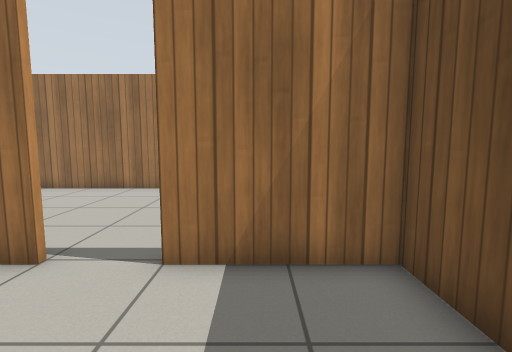
View 1 (above)

16 first-person views from a walk through a world built for the Gazebo simulator. The camera is 0.94 m above the floor, tilts 6° down and sees 85° across. The floor is counted in squares, 0.5 m on a side. Each view is taken from the middle of a square. On the plan, view 1 faces up. The plan holds only what a view shows up to about 16 squares ahead; the rest is blank. Simple patterns stand in for the simulator's built-in surfaces.

View 2
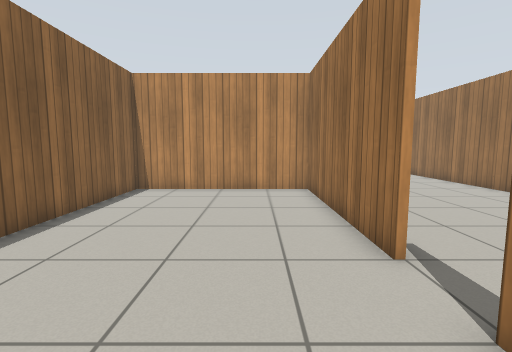

View 3
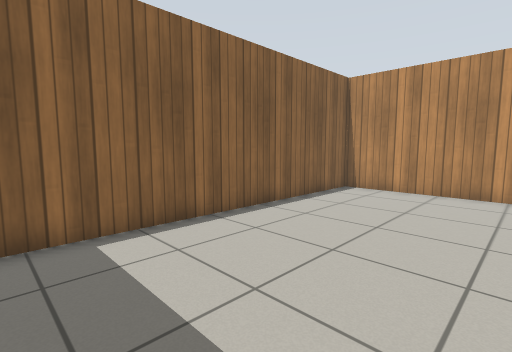

View 4
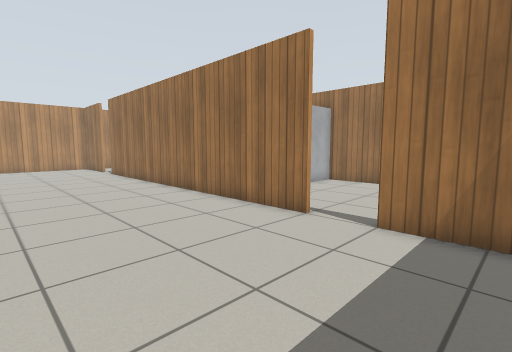

View 5
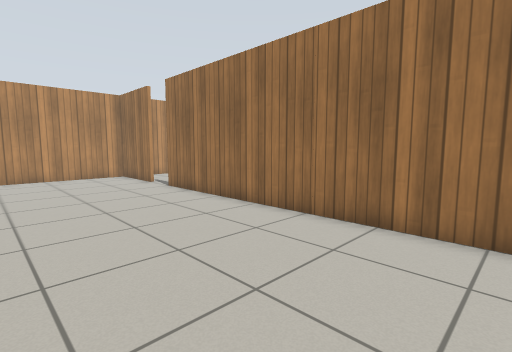

View 6
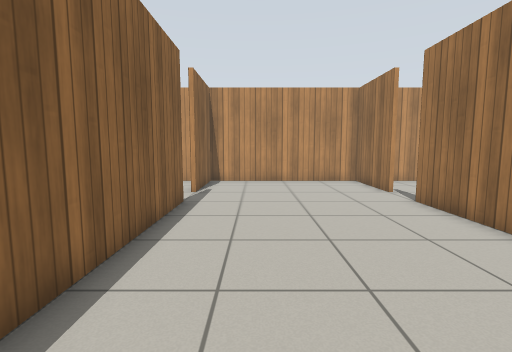

View 7
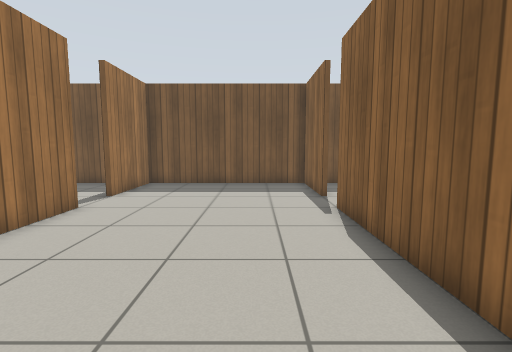

View 8
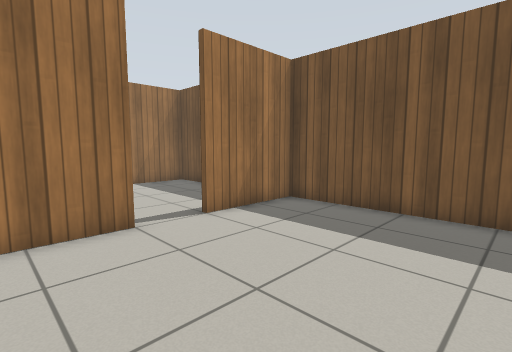

View 9
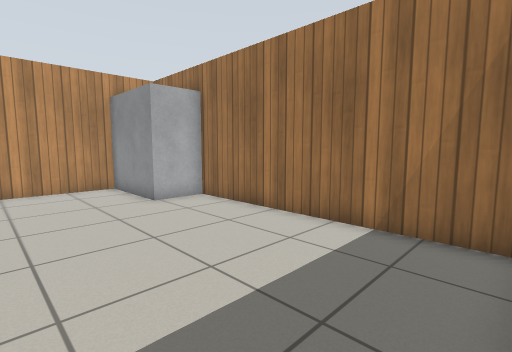

View 10
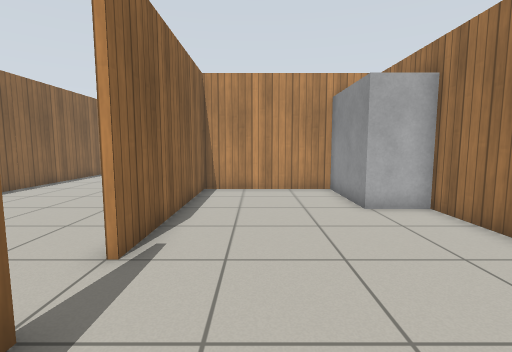

View 11
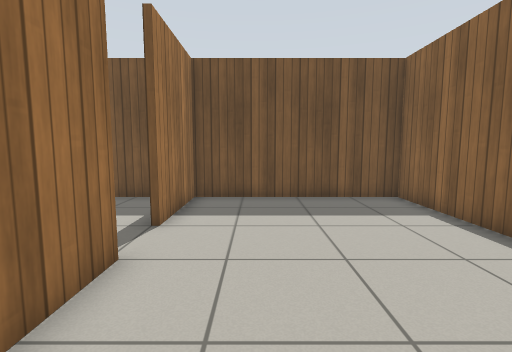

View 12
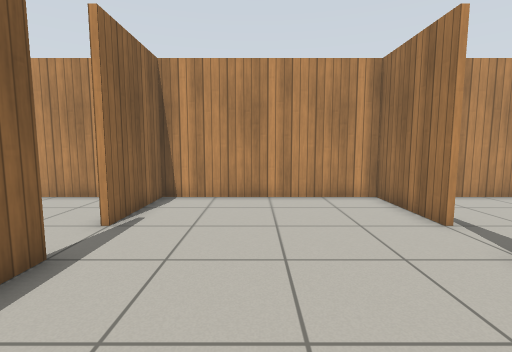

View 13
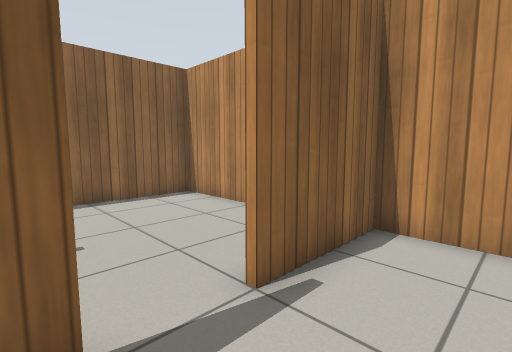

View 14
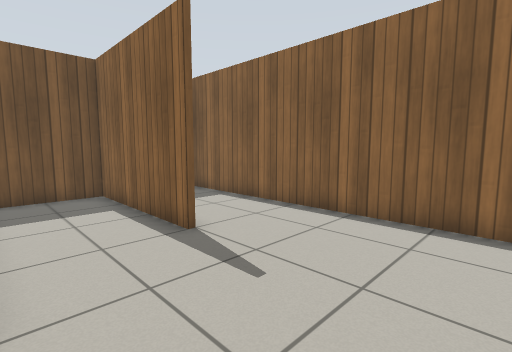

View 15
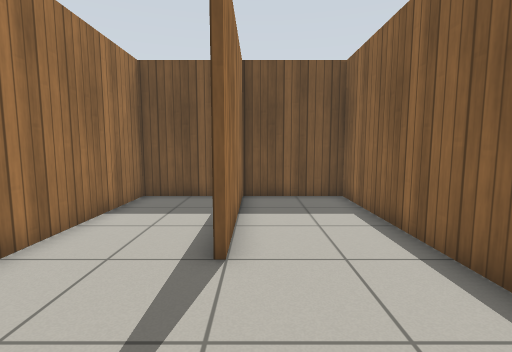

View 16
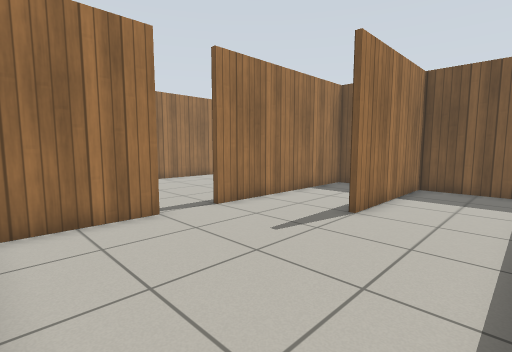

### Floor plan
Key: @ floor where view 1 was taken; # wall or solid block; . floor; B grey box.
Columns run from 26 left of view 1 to 3 right of it. Each row starts with its distance up from view 1.
 21                    ###########
 20                   B..........#
 19                 BBB..........#
 18 #              B.............#
 17 #.             #.............#
 16 #...           #.............#
 15 #....          #.............#
 14   ....         #.............
 13 #####..################..#####
 12 #............................#
 11 #............................#
 10 #............................#
  9 #............................#
  8 #............................#
  7 #............................#
  6 #............................#
  5 #####..################..#####
  4 #..............#.............#
  3 #..............#.............#
  2 #..............#.............#
  1 #........#######.............#
  0 #..............#..........@..#
 -1 #..............#.............#
 -2 #..............#.............#
 -3 #..............#.............#
 -4 ##############################

Where each view was taken, in squares from view 1:
view 1: 0 up, 0 right, facing up
view 2: 2 up, 1 right, facing left
view 3: 3 up, 1 right, facing down-left
view 4: 6 up, 1 right, facing up-left
view 5: 6 up, 7 left, facing up-left
view 6: 7 up, 10 left, facing left
view 7: 7 up, 12 left, facing right
view 8: 6 up, 6 left, facing up-right
view 9: 14 up, 2 right, facing up-left
view 10: 15 up, 1 right, facing left
view 11: 2 up, 8 left, facing right
view 12: 8 up, 15 left, facing left
view 13: 7 up, 19 left, facing down-left
view 14: 4 up, 23 left, facing down-right
view 15: 0 up, 22 left, facing right
view 16: 3 down, 25 left, facing up-right
